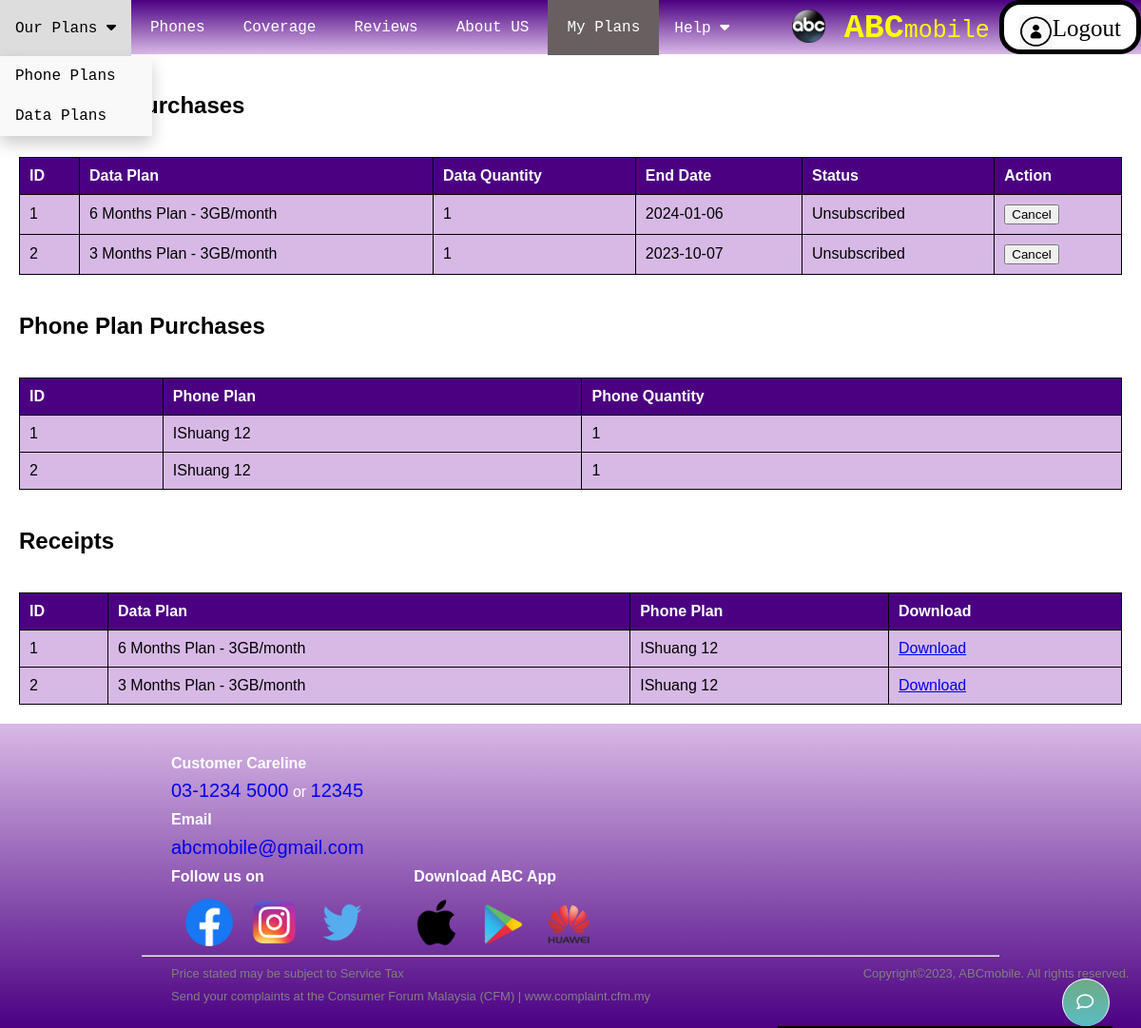
The app's page /webproject/purchases.php (signed in) with its own data.
### tables this page shows
CREATE TABLE `dataplan` (
  `id` int(11) NOT NULL,
  `dataPlan` varchar(500) NOT NULL,
  `dataQuantity` int(11) NOT NULL,
  `status` varchar(50) NOT NULL,
  `endDate` date NOT NULL,
  `username` varchar(50) NOT NULL
);

CREATE TABLE `phoneplan` (
  `id` int(11) NOT NULL,
  `phonePlan` varchar(500) NOT NULL,
  `phoneQuantity` int(11) NOT NULL,
  `username` varchar(50) NOT NULL
);

CREATE TABLE `receipt` (
  `id` int(11) NOT NULL,
  `dataPlan` varchar(500) NOT NULL,
  `phonePlan` varchar(500) NOT NULL,
  `username` varchar(50) NOT NULL,
  `image_path` varchar(500) NOT NULL,
  `file_extension` varchar(50) NOT NULL
);

### webproject/purchases.php (the view, shortened to what this page needs)
<?php
require_once "dbconnect.php";
if (isset($_SESSION['username'])) {
    $username2 = $_SESSION['username'];
    $logoutButton = '<button id="login"><a href="logout.php" class="right"><img src="image/loginsmalllogo.png" alt="loginsmalogo" class="right" style="float: left">Logout</a></button>';
} else {
    $loginButton = '<button id="login"><a href="login.php" class="right"><img src="image/loginsmalllogo.png" alt="loginsmalogo" class="right" style="float: left">Login</a></button>';
}
$dataPlanQuery = "SELECT * FROM dataplan WHERE username = '$username2'";
$dataPlanResult = mysqli_query($connection, $dataPlanQuery);
$phonePlanQuery = "SELECT * FROM phoneplan WHERE username = '$username2'";
$phonePlanResult = mysqli_query($connection, $phonePlanQuery);
$receiptsQuery = "SELECT * FROM receipt WHERE username = '$username2'";
$receiptsResult = mysqli_query($connection, $receiptsQuery);
?>
<!DOCTYPE html>
<html>
<head>
    <link rel="stylesheet" href="style.css">
    <link rel="stylesheet" href="https://cdnjs.cloudflare.com/ajax/libs/font-awesome/4.7.0/css/font-awesome.min.css">
    <link rel="stylesheet" href="home.css">
    <link rel="stylesheet" href="livechat.css">
    <link rel="stylesheet" href="Reviews.css">
</head>
<body>
    <div class="headnav">
        <?php if (isset($logoutButton)) {
            echo $logoutButton;
        } else {
            echo $loginButton;
        } ?>
        <a href="Homepage.php" class="right" ><span style="color:yellow;"><b>ABC</b>mobile</span></a>
        <a href="Homepage.php" class="right" ><img src="image/MyLogo.PNG" alt= "" class ="right"></a>
        <div class="dropdown">
            <button class="dropbtn">Our Plans
              <i class="fa fa-caret-down"></i>
            </button>
            <div class="dropdown-content">
              <a href="OurPlan.php">Phone Plans</a>
              <a href="Ourplandata.php">Data Plans</a>
            </div>
          </div>
        <a href="Phones.php"  class="hov">Phones</a>
        <a href="Coverage.php"  class="hov">Coverage</a>
        <a href="Reviews.php"  class="hov">Reviews</a>
        <a href="About us.php"  class="hov">About US</a>
        <a href="purchases.php"  class="active">My Plans</a>
        <div class="dropdown">
          <button  class="dropbtn">Help
            <i class="fa fa-caret-down"></i>
          </button>
        </div>
    </div>
  <div class="chat-bar-up-down">
    <button id="chat-button" type="button" class="button-design">
        <i id="chat-icon" style="color: #fff;" class="fa fa-comment-o"></i>
    </button>
</div>
  <?php if (isset($dataPlanMessage)) { ?>
    <h2>Data Plan Purchases</h2>
    <p><?php echo $dataPlanMessage; ?></p>
  <?php } else { ?>
    <h2>Data Plan Purchases</h2>
    <div class="table-container">
    <table>
      <thead>
        <tr>
          <th>ID</th>
          <th>Data Plan</th>
          <th>Data Quantity</th>
          <th>End Date</th>
          <th>Status</th>
          <th>Action</th>
        </tr>
      </thead>
      <tbody>
        <?php
        while ($row = mysqli_fetch_assoc($dataPlanResult)) {
    echo "<tr>";
    echo "<td>" . $row['id'] . "</td>";
    echo "<td>" . $row['dataPlan'] . "</td>";
    echo "<td>" . $row['dataQuantity'] . "</td>";
    echo "<td>" . $row['endDate'] . "</td>";
    echo "<td>" . $row['status'] . "</td>";
    echo "<td><button onclick=\"cancelConfirmation(" . $row['id'] . ")\">Cancel</button></td>";
    echo "</tr>";
}
        ?>
      </tbody>
    </table>
    </div>
  <?php } ?>
  <?php if (isset($phonePlanMessage)) { ?>
    <h2>Phone Plan Purchases</h2>
    <p><?php echo $phonePlanMessage; ?></p>
  <?php } else { ?>
    <h2>Phone Plan Purchases</h2>
    <div class="table-container">
    <table>
      <thead>
        <tr>
          <th>ID</th>
          <th>Phone Plan</th>
          <th>Phone Quantity</th>
        </tr>
      </thead>
      <tbody>
        <?php
        while ($row = mysqli_fetch_assoc($phonePlanResult)) {
          echo "<tr>";
          echo "<td>" . $row['id'] . "</td>";
          echo "<td>" . $row['phonePlan'] . "</td>";
          echo "<td>" . $row['phoneQuantity'] . "</td>";
          echo "</tr>";
        }
        ?>
      </tbody>
    </table></div>
  <?php } ?>
<?php if (mysqli_num_rows($receiptsResult) > 0) { ?>
    <h2>Receipts</h2>
    <div class="table-container">
        <table>
            <thead>
                <tr>
                    <th>ID</th>
                    <th>Data Plan</th>
                    <th>Phone Plan</th>
                    <th>Download</th>
                </tr>
            </thead>
            <tbody>
                <?php
                while ($row = mysqli_fetch_assoc($receiptsResult)) {
                    echo "<tr>";
                    echo "<td>" . $row['id'] . "</td>";
                    echo "<td>" . $row['dataPlan'] . "</td>";
                    echo "<td>" . $row['phonePlan'] . "</td>";
                    echo "<td><a href='download.php?id=" . $row['id'] . "'>Download</a></td>";
                    echo "</tr>";
                }
                ?>
            </tbody>
        </table>
    </div>
<?php   }?>
    <div class = "footer">
        <div class="visit">
            <p><b>Customer Careline</b></p>
            <p><a href="tel:03-1234 5000">03-1234 5000</a> or <a href="tel:12345">12345</a></p>
            <p><b>Email</b></p>
            <p><a href="mailto:abcmobile@gmail.com">abcmobile@gmail.com</a></p>
            <p><b>Follow us on <span style="padding-left: 15%">Download ABC App</span></b></p>
            <a href="https://www.facebook.com/" target="_blank"><img src="image/fblogo.png"></a>
            <a href="https://www.instagram.com/" target="_blank"><img src="image/iglogo.png"></a>
            <a href="https://twitter.com/" target="_blank"><img src="image/twitlogo.png"></a>
            <span style="padding-left: 3%;">
                <a href="https://www.apple.com/my/app-store/" target="_blank"><img src="image/appleloho.png"></a>
                <a href="https://play.google.com/store" target="_blank"><img src="image/playstorelogo.png"></a>
                <a href="https://appgallery.huawei.com/#/Featured" target="_blank"><img src="image/huaweilogo.png"></a>
            </span>
        </div>
        <hr style="width:75%">
        <div class="payment">
            <p>Price stated may be subject to Service Tax <span style="padding-left: 47%;">Copyright©2023, ABCmobile. All rights reserved.</span></p>
            <p>Send your complaints at the Consumer Forum Malaysia (CFM) | <a href="https://complaint.cfm.my/" target="_blank">www.complaint.cfm.my</a></p>
        </div>
    </div>
</body>
</html>

### webproject/style.css (style rules this page uses)
body { font-family: 'Gill Sans', 'Gill Sans MT', Calibri, 'Trebuchet MS', sans-serif; }
.headnav { height: 57px; background: linear-gradient(to bottom, #4b0082, #d8b9e6); position: sticky; position: -webkit-sticky; top: 0; left: 0; width: 100%; font-family: "Lucida Console", "Courier New", monospace; }
.headnav a, .hov { float: left; display: block; color: white; text-align: center; padding: 20px 20px; text-decoration: none; top:0; }
.headnav a.right b { font-size:35px; }
.headnav a.right { float:right; font-size: 25px; padding: 10px 10px; }
.headnav a img.right { float:right; width:35px; height:35px; padding:0px; }
button#login { float: right; background-color: white; height: 57px; border: 5px solid black; border-radius: 22px; }
button#login a { color: black; font-family:Cambria, Cochin, Georgia, Times, 'Times New Roman', serif; }
.headnav a.active { background-color: rgb(104, 96, 96); color: white; }
.dropdown { float: left; overflow: hidden; padding-top:0; }
.dropdown .dropbtn { font-size: 16px; border: none; outline: none; color: white; padding: 20px 16px; background-color: inherit; font-family: inherit; margin: 0; }
.dropdown-content { display: none; position: absolute; background-color: #f9f9f9; min-width: 160px; box-shadow: 0px 8px 16px 0px rgba(0,0,0,0.2); z-index: 1; }
.dropdown-content a { float: none; color: black; padding: 12px 16px; text-decoration: none; display: block; text-align: left; }
.footer { left: 0; height: 320px; background: linear-gradient(to top, #4b0082, #d8b9e6); bottom: 0; width: 100%; }
.footer .visit { padding-top: 20px; color:white; padding-left: 15%; line-height: 80%; }
.footer .visit a { text-decoration-line: none; font-size: 20px; }
.footer .visit a img { width:50px; height:50px; padding-left:15px; }
.footer .payment { color:gray; padding-left: 15%; line-height: 80%; font-size: 13px; }
.footer .payment a { color:gray; text-decoration: none; }

### webproject/home.css (style rules this page uses)
.chat-bar-up-down { scroll-behavior: smooth; font-family: Helvetica, sans-serif, Arial; }
body { margin:0; }

### webproject/livechat.css (style rules this page uses)
.chat-bar-up-down { position: fixed; bottom: 0; right: 30px; }
.button-design { background: linear-gradient(to bottom, #6faa86,#5abdc3); color: white; cursor: pointer; padding-left: 14px; width: 50px; height:50px; text-align: left; outline: none; margin-left: 85%; font-size: 18px; border-radius: 50%; border: 1px solid white; border-bottom: none; }

### webproject/purchases.php (style rules this page uses)
h2 { padding: 20px; }
table { width: 100%; border-collapse: collapse; margin-bottom: 20px; border: 1px solid black; }
th { background: linear-gradient(to bottom, #4b0082, #4b0082); padding: 10px; text-align: left; border: 1px solid black; color: white; }
td { background:#d8b9e6; padding: 10px; text-align: left; border: 1px solid black; }
th { background-color: #f2f2f2; }
.table-container { padding: 0 20px; }

### records on screen
dataplan: id "1", dataPlan "6 Months Plan - 3GB/month", dataQuantity "1", endDate "2024-01-06", status "Unsubscribed"
dataplan: id "2", dataPlan "3 Months Plan - 3GB/month", dataQuantity "1", endDate "2023-10-07", status "Unsubscribed"
phoneplan: id "1", phonePlan "IShuang 12", phoneQuantity "1"
phoneplan: id "2", phonePlan "IShuang 12", phoneQuantity "1"
receipt: id "1", dataPlan "6 Months Plan - 3GB/month", phonePlan "IShuang 12"
receipt: id "2", dataPlan "3 Months Plan - 3GB/month", phonePlan "IShuang 12"
